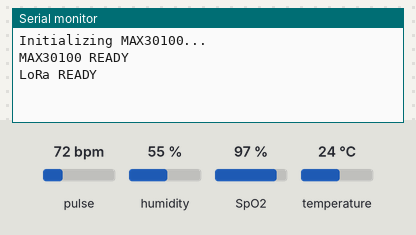
The sketch below on a simulated ESP32. On the bench: the last lines printed to the serial monitor. Inputs (shaded band) come from the test bench; at power-on: pulse 72 bpm, humidity 55 %, SpO2 97 %, temperature 24 °C. No radio packets arrive unless stated.

Above: at 1.2 s.
1.3 s: pulse set to 42 bpm
At 2.9 s:
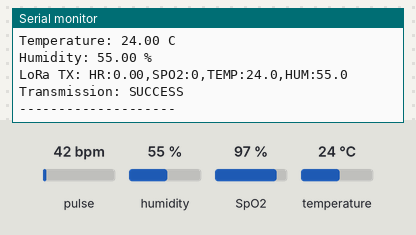
3.5 s: humidity set to 22 %
At 4.8 s:
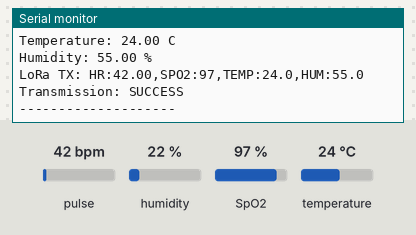
5.0 s: SpO2 set to 80 %
At 6.4 s:
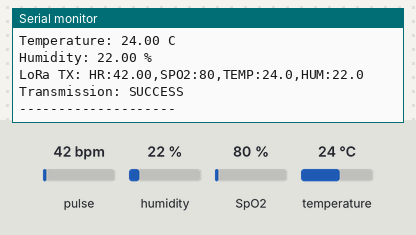
6.5 s: temperature set to 12 °C
8.0 s: pulse set to 70 bpm
At 9.1 s:
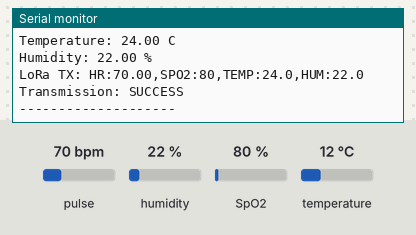
9.5 s: humidity set to 40 %
At 10.09 s:
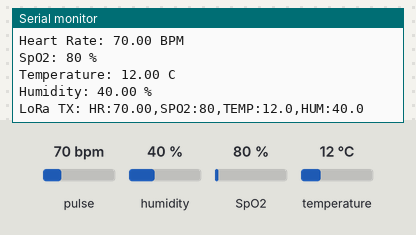
Timing chart, 0 to 12.0 s (numbered marks = the images above; inputs shaded):
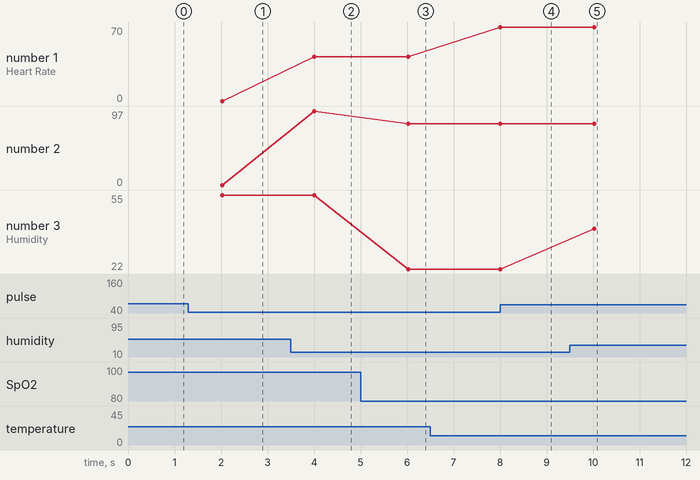

Measured:
- after the input at 5.0 s, the serial monitor: prints a new line after 1.0 s (image 3)
- after the input at 8.0 s, the serial monitor: prints a new line at once (image 4)
- after the input at 9.5 s, the serial monitor: prints a new line after 0.53 s (image 5)
- plotted number 1: 42 → 70 after the input at 8.0 s
- plotted number 2: 97 → 80 after the input at 5.0 s
- plotted number 3: 22 → 40 after the input at 9.5 s

The sketch:

ESP32_LoRA_Transmitter.ino
```cpp
#include <Wire.h>
#include <SPI.h>
#include <LoRa.h>
#include "MAX30100_PulseOximeter.h"
#include <Adafruit_Sensor.h>
#include <DHT.h>
#include <DHT_U.h>

// DHT11
#define DHT_PIN 4
#define DHT_TYPE DHT11

DHT dht(DHT_PIN, DHT_TYPE);

// MAX30100
#define MAX_SDA 21
#define MAX_SCL 22

PulseOximeter pox;

// LoRa
#define LORA_SS   5
#define LORA_RST  14
#define LORA_DIO0 26

unsigned long lastSend = 0;

void setup()
{
  Serial.begin(115200);

  Wire.begin(MAX_SDA, MAX_SCL);

  dht.begin();

  Serial.println("Initializing MAX30100...");

  if (!pox.begin())
  {
    Serial.println("MAX30100 FAILED!");
    while (1);
  }

  pox.setIRLedCurrent(MAX30100_LED_CURR_7_6MA);

  Serial.println("MAX30100 READY");

  LoRa.setPins(LORA_SS, LORA_RST, LORA_DIO0);

  if (!LoRa.begin(433E6))
  {
    Serial.println("LoRa initialization failed!");
    while (1);
  }

  Serial.println("LoRa READY");
}

void loop()
{
  // MUST run continuously
  pox.update();

  // Send data every 2 seconds
  if (millis() - lastSend >= 2000)
  {
    lastSend = millis();

    float heartRate = pox.getHeartRate();
    uint8_t spo2 = pox.getSpO2();

    float temperature = dht.readTemperature();
    float humidity = dht.readHumidity();

    Serial.print("Heart Rate: ");
    Serial.print(heartRate);
    Serial.println(" BPM");

    Serial.print("SpO2: ");
    Serial.print(spo2);
    Serial.println(" %");

    Serial.print("Temperature: ");
    Serial.print(temperature);
    Serial.println(" C");

    Serial.print("Humidity: ");
    Serial.print(humidity);
    Serial.println(" %");

    String data = "HR:" + String(heartRate, 2) +
                  ",SPO2:" + String(spo2) +
                  ",TEMP:" + String(temperature, 1) +
                  ",HUM:" + String(humidity, 1);

    Serial.print("LoRa TX: ");
    Serial.println(data);

    LoRa.beginPacket();
    LoRa.print(data);
    LoRa.endPacket();

    Serial.println("Transmission: SUCCESS");
    Serial.println("--------------------");
  }
}
```
